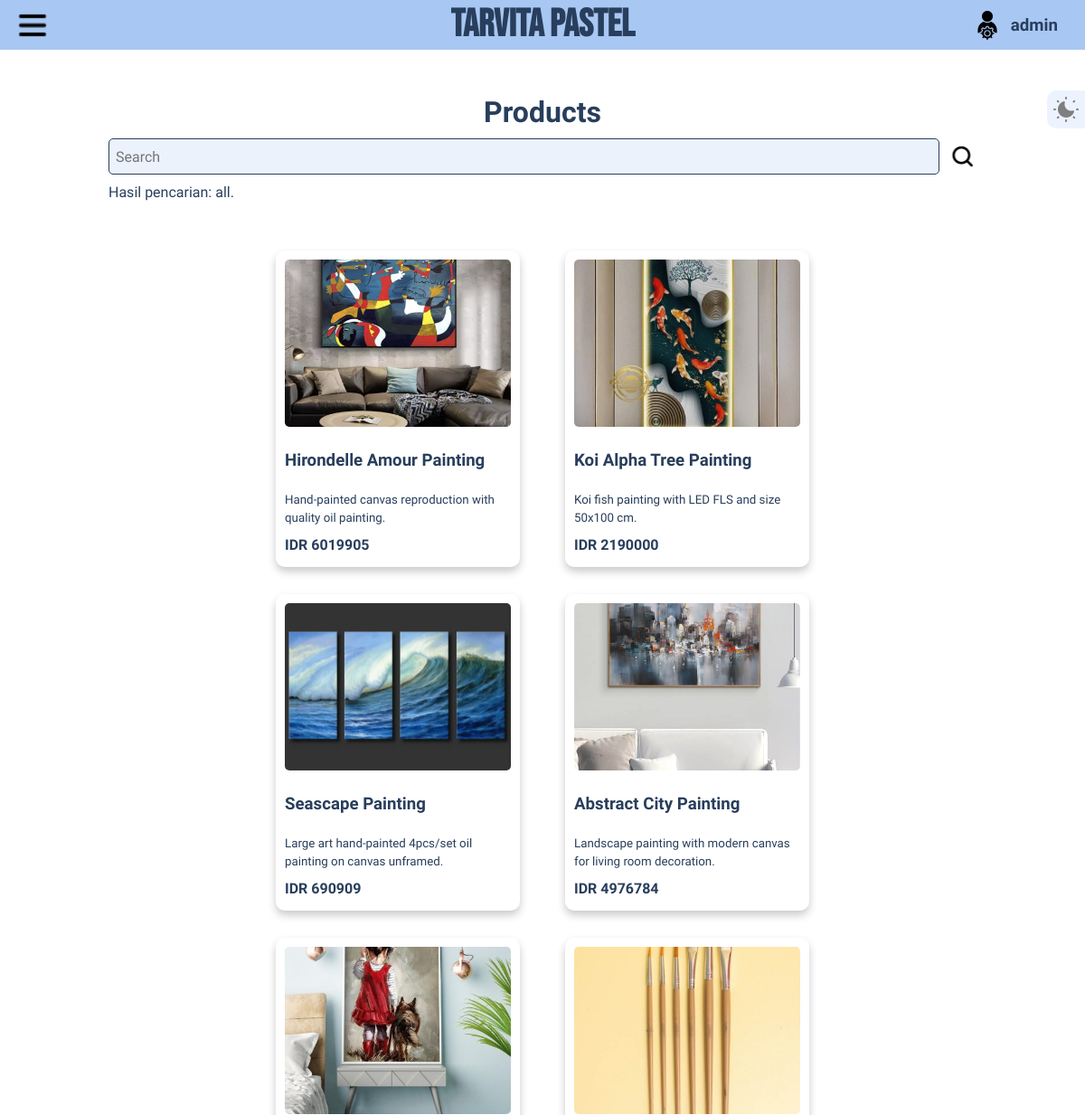
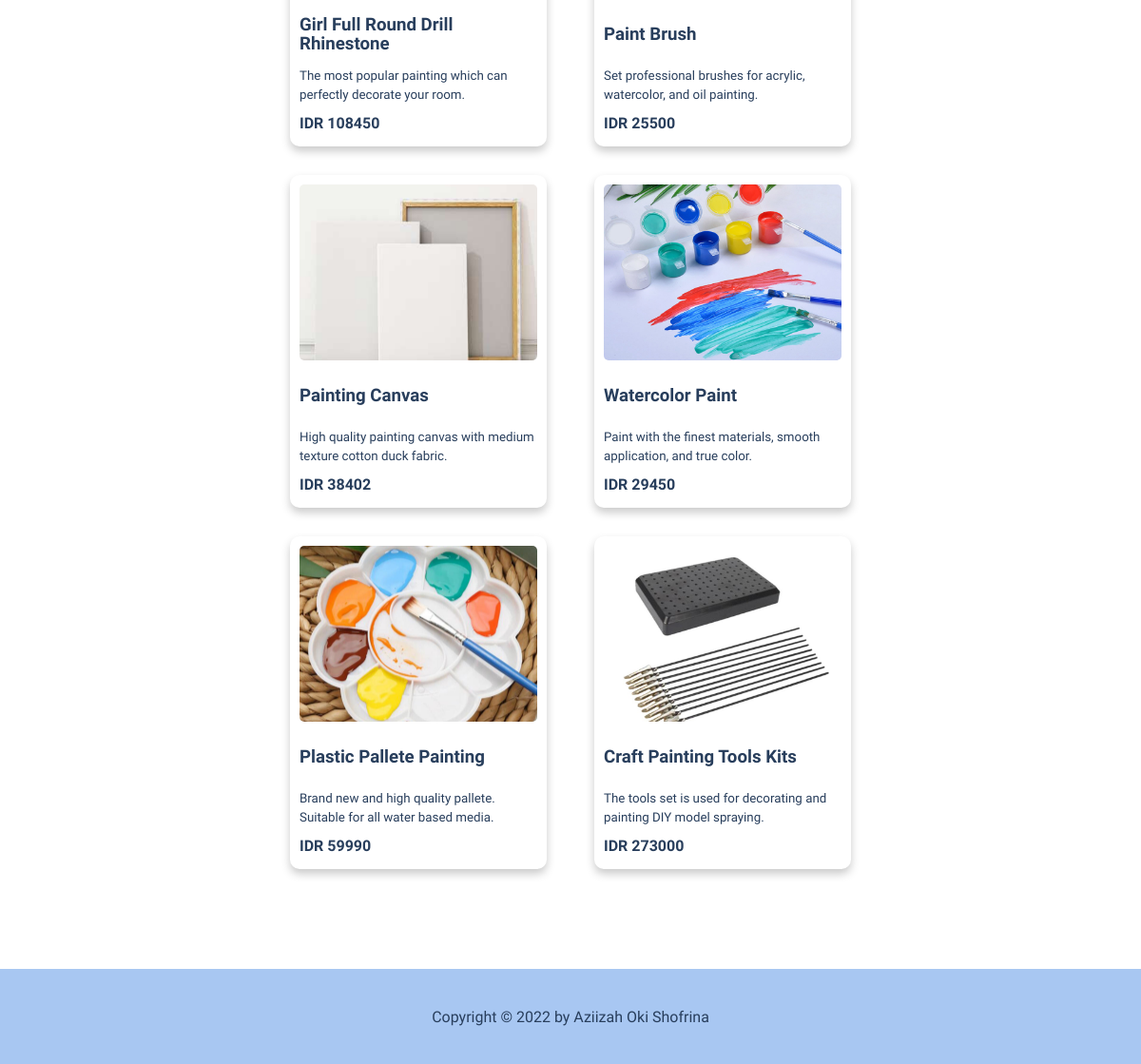
/products.php?search=all (signed in), run on the app's committed database (2 pictures, top to bottom).
### tables this page shows
CREATE TABLE `products` (
  `id` varchar(50) NOT NULL,
  `released_date` datetime NOT NULL,
  `name` varchar(50) NOT NULL,
  `price` int(11) NOT NULL,
  `description` varchar(100) NOT NULL,
  `stock` int(11) NOT NULL,
  `net` float NOT NULL,
  `width` float NOT NULL,
  `height` float NOT NULL,
  `frame` varchar(10) DEFAULT NULL,
  `technic` varchar(50) DEFAULT NULL,
  `material` varchar(50) DEFAULT NULL,
  `packing_list` varchar(100) DEFAULT NULL,
  `image` varchar(100) DEFAULT NULL
);

### config.php (called while the page is built, shortened)
<?php
$con = mysqli_connect("localhost", "root", "", "tarvita_pastel");
function get_from_db($query) {
  global $con;
  $result = mysqli_query(
    $con,
    $query
  );
  $rows = [];
  while ($row = mysqli_fetch_assoc($result)) {
    $rows[] = $row;
  }
  return $rows;
}
?>

### searching.php (called while the page is built, shortened)
<?php
if (isset($_GET["search"]) && !isset($_GET["product"])) {
  $keyword = strtolower($_GET["search"]);
  if ($keyword == "all") {
    $products = get_from_db("SELECT * FROM products");
  } else if (
    $keyword == "painting" ||
    $keyword == "paintings"
  ) {
    $products = get_from_db(
      "SELECT * FROM products
      WHERE id LIKE '%painting%'"
    );
  } else if (
    $keyword == "tool" ||
    $keyword == "tools"
  ) {
    $products = get_from_db(
      "SELECT * FROM products
      WHERE id LIKE '%tool%'"
    );
  } else {
    $products = get_from_db(
      "SELECT * FROM products
      WHERE name LIKE '%$keyword%'"
    );
  }
}
?>

### products.php (the view, shortened to what this page needs)
<?php
require "config.php";
require "searching.php";
?>
<!DOCTYPE html>
<html lang="en">
<head>
  <link rel="stylesheet" href="app/style.css?v=<?= time(); ?>">
</head>
<body>
  <div class="page-wrapper products-page">
    <?php include "header.php"; ?>
    <div class="content-wrapper">
      <div class="main-content">
        <div class="content">
          <h1> Products </h1>
          <form action="" method="GET" class="search wrapper">
            <input type="search" name="search" id="search" class="form-input" placeholder="Search">
            <button type="submit" class="search-logo img"> </button>
          </form>
          <?php if (!isset($_GET["product"])) { ?>
            <div class="category wrapper">
              <p style="text-align:left;"> Hasil pencarian: <?= $_GET["search"]; ?>. </p>
              <div class="products container">
                <?php
                if (count($products) == 0) {
                  echo "Product not found.<br><br><br><br><br><br><br><br><br><br><br><br><br><br><br><br>";
                } else { ?>
                  <?php foreach ($products as $product) { ?>
                    <a href="products.php?mode=<?= $_GET["mode"]; ?>&search=<?= $_GET["search"]; ?>&product=<?= $product["id"]; ?>">
                      <div class="product">
                        <div class="img" style="background-image: url('img/products/<?= $product["image"] ?>')">
                        </div>
                        <div class="description">
                          <div> <b> <?= $product["name"]; ?> </b> </div>
                          <div> <?= $product["description"]; ?> </div>
                          <div> <b> IDR <?= $product["price"]; ?> </b> </div>
                        </div>
                      </div>
                    </a>
                  <?php } ?>
                <?php } ?>
              </div>
            </div>
          <?php } else {
            include "product.php";
          } ?>
        </div>
      </div>
    </div>
  </div>
  <?php include "footer.php"; ?>
</body>
</html>

### app/style.css (style rules this page uses)
:root { --mode: #dae8ff; --page-bg: #ebf2fc; --page-font: #283e5c; --page-theme: #a7c0e086; --page-hover-prim: #a7c0e05b; --page-hover-sec: #a2aacd1d; --black: #302e3e; --button-bg: #466da2; --button-font: var(--content-bg); --button-hover-bg: #283e5c; --header-bg: #A8C7F2; --sidebar-hide: -250px; --sidebar-show: 250px; --content-bg: white; --product-container: #ffffff; --input-shadow: #4284e054; --intro-bg: url("../img/intro-bg-light.jpg"); --skin-logo: url("../img/moon-black.png"); --menu-logo:url("../img/menu-black.png"); --admin-logo: url("../img/admin-black.png"); --user-logo: url("../img/user-black.png"); --search-logo:url("../img/search-black.png"); --home-logo: url("../img/home-black.png"); --about-us-logo: url("../img/about-us-black.png"); --login-logo: url("../img/login-black.png"); --paintings-logo: url("../img/paintings-black.png"); --tools-logo: url("../img/tools-black.png"); --add-product-logo: url("../img/add-product-black.png"); --edit-product-logo: url("../img/edit-product-black.png"); --delete-product-logo: url("../img/delete-product-black.png"); }
* { margin: 0px; padding: 0px; }
a { text-decoration: inherit; color: inherit; font-family: inherit; font-size: inherit; font-weight: inherit; display: inline-block; }
body { color: var(--page-font); background-color: var(--header-bg); }
.img { background-position: center; background-repeat: no-repeat; background-size: cover; }
.wrapper { height: 100%; width: 100%; position: relative; }
.form-input, button { outline: none; border-radius: 5px; border: none; border: 1px solid #ced4da; background-color: var(--page-bg); color: var(--page-font); padding: 7px; width: 200px; font-family: 'Exo', sans-serif; }
button { background-color: var(--button-bg); color: var(--button-font); }
.page-wrapper { background-color: var(--page-bg); width: 100%; position: relative; display: flex; flex-direction: column; justify-content: center; }
.content-wrapper { background-color: var(--page-bg); font-family: 'Exo', sans-serif; display: flex; }
.sidebar, .main-content { transition: 0.5s ; }
.main-content { background-color: var(--page-bg); width: 100%; height: fit-content; display: flex; flex-direction: column; align-items: center; }
.content { background-color: var(--content-bg); padding: 50px 0px; width: 80%; display: flex; flex-direction: column; justify-content: center; align-items: center; }
.category.wrapper { display: flex; flex-direction: column; text-align: center; }
.category.wrapper > div { margin: 20px 0px; }
.products.container { display: flex; flex-wrap: wrap; justify-content: center; padding: 20px; box-sizing: border-box; }
.product { width: 270px; height: 350px; background-color: var(--product-container); box-shadow: 0px 5px 10px rgba(0, 0, 0, 0.21); border-radius: 10px; padding: 10px; margin: 15px 25px; box-sizing: border-box; display: flex; flex-direction: column; justify-content: center; transition: transform 0.25s, box-shadow 0.25s ease-in-out; }
.product .img { width: 100%; height: 450px; margin-bottom: 10px; border-radius: 5px; }
.product .description { height: 100%; display: flex; flex-direction: column; text-align: left; line-height: 20px; }
.product .description > div { display: flex; align-items: center; }
.product .description div:nth-child(1) { flex: 2; font-size: 14pt; }
.product .description div:nth-child(2) { flex: 2; font-size: 10pt; }
.product .description div:nth-child(3) { flex: 1; font-size: 12pt; }
.products-page .main-content { background-color: var(--content-bg); }
.search.wrapper { display: flex; justify-content: space-between; align-items: center; margin: 10px; }
.search.wrapper input[type="search"] { width: 100%; margin-right: 10px; height: 40px; font-size: 12pt; border-color: var(--page-font); }
.search.wrapper .search-logo { background-image: var(--search-logo); width: 32px; height: 32px; }
.search.wrapper button { background-color: #ffffff00; border: none; }

### data on the page
products: image (picture), name "Hirondelle Amour Painting", description "Hand-painted canvas reproduction with quality oil painting.", price "6019905"
products: image (picture), name "Koi Alpha Tree Painting", description "Koi fish painting with LED FLS and size 50x100 cm.", price "2190000"
products: image (picture), name "Seascape Painting", description "Large art hand-painted 4pcs/set oil painting on canvas unframed.", price "690909"
products: image (picture), name "Abstract City Painting", description "Landscape painting with modern canvas for living room decoration.", price "4976784"
products: image (picture), name "Girl Full Round Drill Rhinestone", description "The most popular painting which can perfectly decorate your room.", price "108450"
products: image (picture), name "Paint Brush", description "Set professional brushes for acrylic, watercolor, and oil painting.", price "25500"
products: image (picture), name "Painting Canvas", description "High quality painting canvas with medium texture cotton duck fabric.", price "38402"
products: image (picture), name "Watercolor Paint", description "Paint with the finest materials, smooth application, and true color.", price "29450"
products: image (picture), name "Plastic Pallete Painting", description "Brand new and high quality pallete. Suitable for all water based media.", price "59990"
products: image (picture), name "Craft Painting Tools Kits", description "The tools set is used for decorating and painting DIY model spraying.", price "273000"

### other printed values
$_SESSION["username"] "admin"
$_GET["search"] "all"
